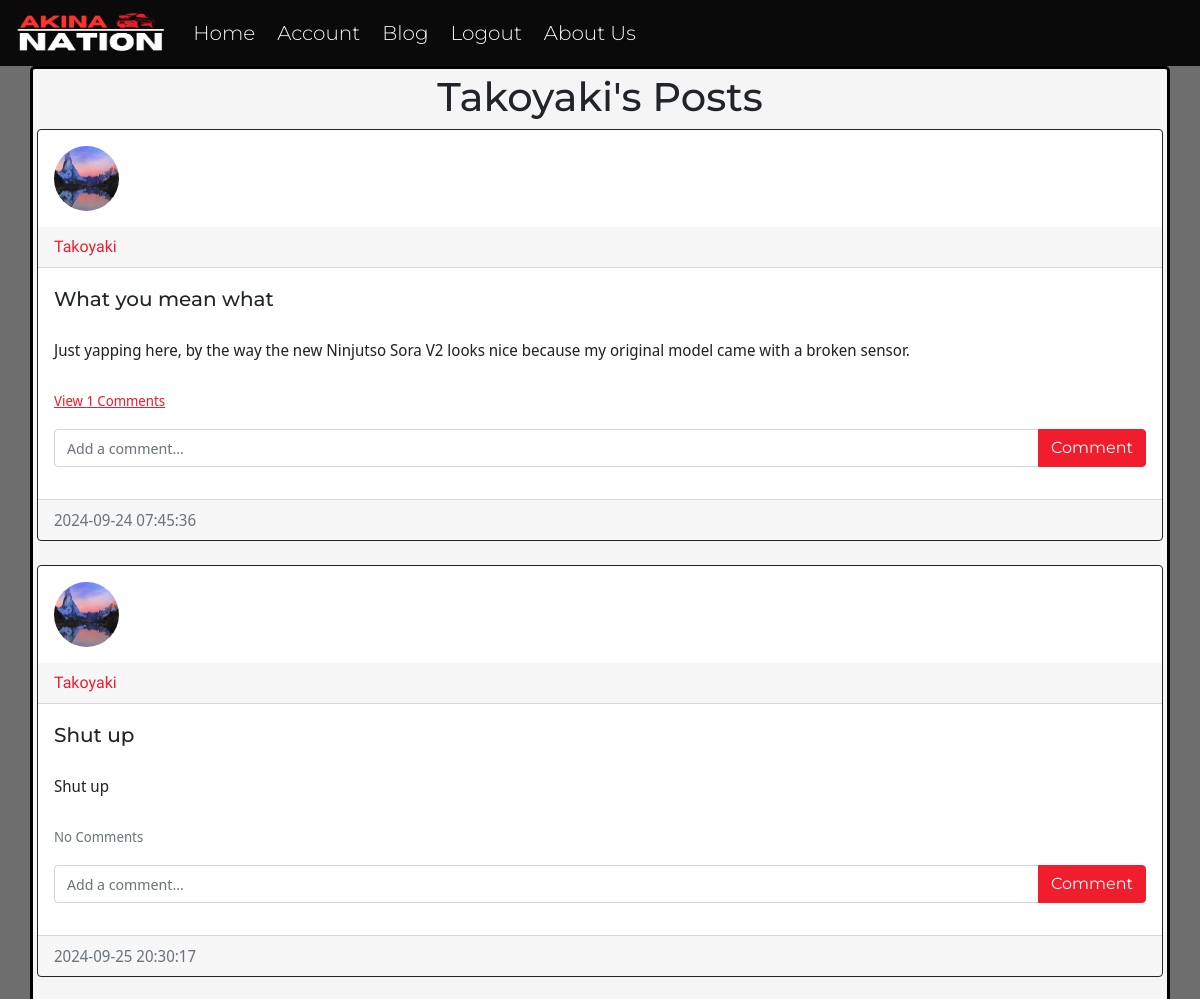
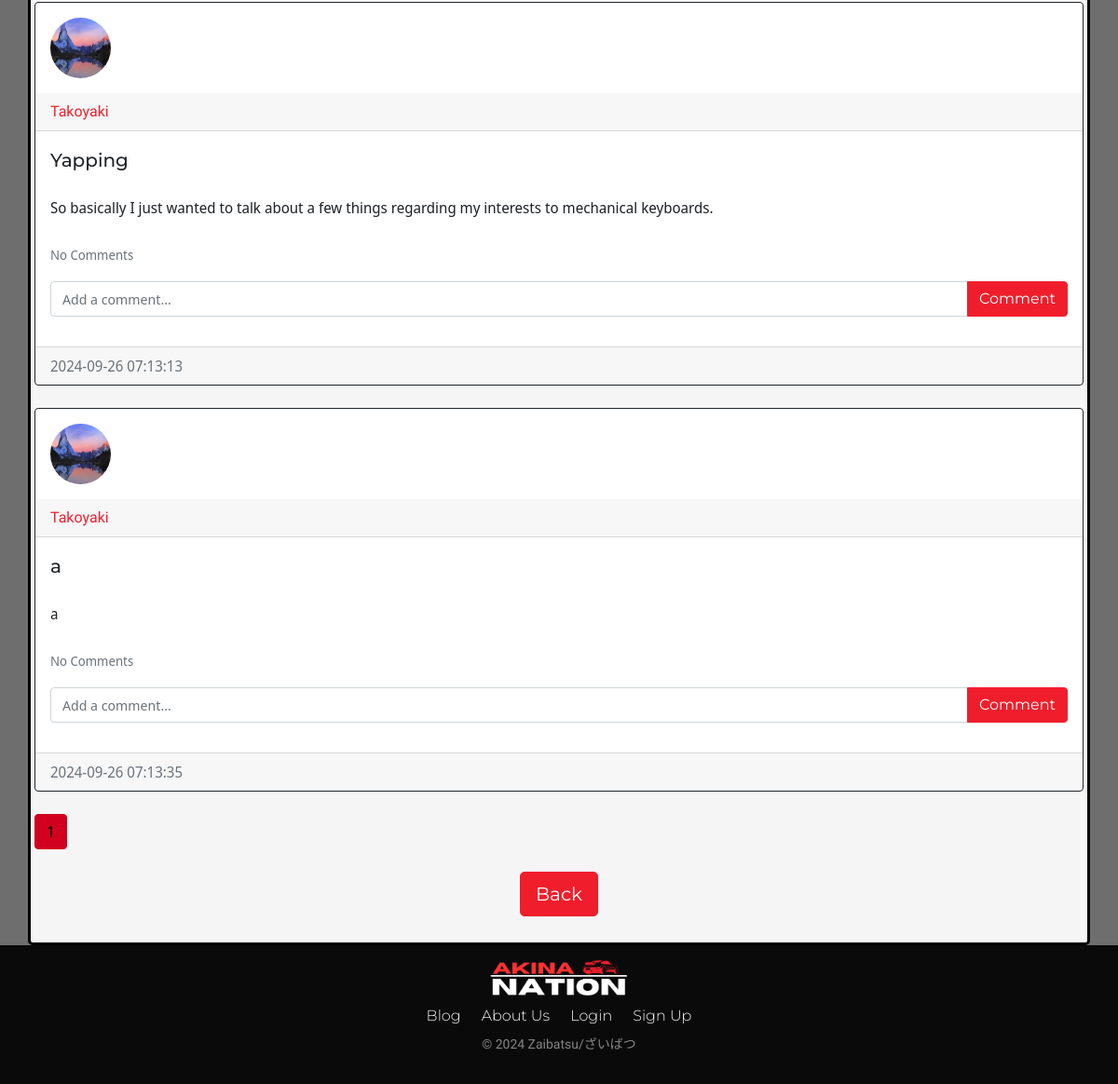
The page /posts/Takoyaki (signed in) on the database its author committed (2 pictures, top to bottom).
### website/models.py (models this page shows)
class User(db.Model, UserMixin):
    id = db.Column(db.Integer, primary_key=True)
    email = db.Column(db.String(150), unique=True)
    username = db.Column(db.String(150), unique=True)
    password = db.Column(db.String(150))
    image_file = db.Column(db.String(20), nullable=False, default='default.png')
    date_created = db.Column(db.DateTime(timezone=True), default=func.now())
    posts = db.relationship('Post', backref='user', passive_deletes=True)
    comments= db.relationship('Comment', backref='user', passive_deletes=True)

class Post(db.Model):
    id = db.Column(db.Integer, primary_key=True)
    title = db.Column(db.String(100), nullable=False)
    text = db.Column(db.Text, nullable=False)
    date_created = db.Column(db.DateTime(timezone=True), default=func.now())
    author = db.Column(db.Integer, db.ForeignKey('user.id', ondelete="CASCADE"), nullable=False)
    comments= db.relationship('Comment', backref='post', passive_deletes=True)

### website/views.py (the view)
@views.route("/posts/<username>")
@login_required
def posts(username):
    user = User.query.filter_by(username=username).first()
    if not user:
        flash('No user with that username exists.', category="error")
        return redirect(url_for('views.home'))
    page = request.args.get('page', 1, type=int)
    posts = Post.query.filter_by(author=user.id).paginate(page=page, per_page=4)
    return render_template("posts.html", user=current_user, posts=posts, username=username)

### website/__init__.py (called while the page is built)
def create_app():
    app = Flask(__name__, static_folder='static')
    app.config['SECRET_KEY'] = "lNJrn@]@neV]O.h"
    app.config['SQLALCHEMY_DATABASE_URI'] = f'sqlite:///{DB_NAME}'
    db.init_app(app)
    from .views import views
    from .auth import auth
    app.register_blueprint(views, url_prefix="/")
    app.register_blueprint(auth, url_prefix="/")
    from .models import User, Post, Comment
    with app.app_context():
        db.create_all()
    login_manager = LoginManager()
    login_manager.login_view = "auth.login"
    login_manager.init_app(app)
    @login_manager.user_loader
    def load_user(id):
        return User.query.get(int(id))
    return app

### website/templates/posts.html
{% extends "posts_div.html" %} {% block title %} {{username}}'s Posts {% endblock %}
{% block header %} {{username}}'s Posts {% endblock %}
{% block footer %}
    <div align="center">
        <a href="/blog"><button type="button" class="btn btn-primary btn-lg">Back</button></a>
    </div>
    <br />
{% endblock %}

### website/templates/posts_div.html (shortened to what this page needs)
{% extends "template.html" %} {% block title %}Home{% endblock %}
{% block content %}
<h1 align="center">{% block header %}Posts{% endblock %}</h1>
<div id="posts">
	{% for post in posts %}
	<div class="card border-dark">
    <img class="rounded-circle article-img" src="{{ url_for('static', filename='profile_pics/' + post.user.image_file) }}">
		<div class="card-header d-flex justify-content-between align-items-center">
			<a class="post-username" href="/posts/{{post.user.username}}">{{post.user.username}}</a>
      </div>
			<div class="card-body">
        <div class="card-text post-title">{{post.title}}</div>
				<br />
				<div class="card-text post-content">{{post.text}}</div>
				<br />
        <p class="card-text">
          {% if post.comments|length > 0 %}
          <a data-bs-toggle="collapse" href="#comments-{{post.id}}" role="button">
            <small id="numberComments">View {{post.comments|length}} Comments</small>
          </a>
          {% else %}
          <small class="text-muted" id="noneComments">No Comments</small>
          {% endif %}
        </p>
        <form
          class="input-group mb-3"
          method="POST"
          action="/create-comment/{{post.id}}"
        >
          <input
            type="text"
            id="commentInput"
            name="text"
            class="form-control"
            placeholder="Add a comment..."
          />
          <button type="submit" class="btn btn-primary">Comment</button>
        </form>
			</div>
			<div class="card-footer text-muted">{{post.date_created}}</div>
	  </div>
	<br />
  {% endfor %}
</div>
  {% for page_num in posts.iter_pages(left_edge=1, right_edge=1, left_current=1, right_current=2) %}
    {% if page_num %}
      {% if posts.page == page_num %}
        <a class="btn btn-info mb-4" href="{{ url_for('views.blog', page=page_num)}}">{{ page_num }}</a>
      {% else %}
        <a class="btn btn-outline-info mb-4" href="{{ url_for('views.blog', page=page_num)}}">{{ page_num }}</a>
      {% endif %}
    {% endif %}
  {% endfor%}
{% block footer %}{% endblock %} {% endblock %}

### website/static/styles.css (style rules this page uses)
p { font-size: 18px; font-family: 'Noto Sans Display'; }
.text-muted { font-family: 'Noto Sans Display'; }
h1 { font-family: "Montserrat" }
a { color:#f01e2c; }
body { min-height: 100vh; background-color: #6e6e6e; }
.btn-primary { background-color:#f01e2c; border-color:#f01e2c; font-family: 'Montserrat'; }
.btn-info { background-color:#d1001f; border-color:#d1001f; }
.form-control { font-family: 'Noto Sans Display'; }
.post-username { font-family: 'Zen Kaku Gothic New'; color:#f01e2c; text-decoration: none; font-weight: 500; }
.post-title { font-family: 'Montserrat'; font-size: 20px; font-weight: 500; }
.post-content { font-family: 'Noto Sans Display'; font-weight: 400; }
#numberComments { font-size:14px; color:#f01e2c; }
#numberComments { font-size:14px; }
#noneComments { font-size:14px; }
#commentInput { font-size:15px; }
.article-img { height: 65px; width: 65px; margin: 16px; }

### rows shown on the page
User: username "Takoyaki"
Post: image_file (picture), user.username "Takoyaki", title "What you mean what", text "Just yapping here, by the way the new Ninjutso Sora V2 looks nice because my original model came with a broken sensor.", comments|length "1", date_created "2024-09-24 07:45:36"
Post: image_file (picture), user.username "Takoyaki", title "Shut up", text "Shut up", shows "No Comments", date_created "2024-09-25 20:30:17"
Post: image_file (picture), user.username "Takoyaki", title "Yapping", text "So basically I just wanted to talk about a few things regarding my interests to mechanical keyboards.", shows "No Comments", date_created "2024-09-26 07:13:13"
Post: image_file (picture), user.username "Takoyaki", title "a", text "a", shows "No Comments", date_created "2024-09-26 07:13:35"

### other values the page prints
{{ page_num }} "1"
